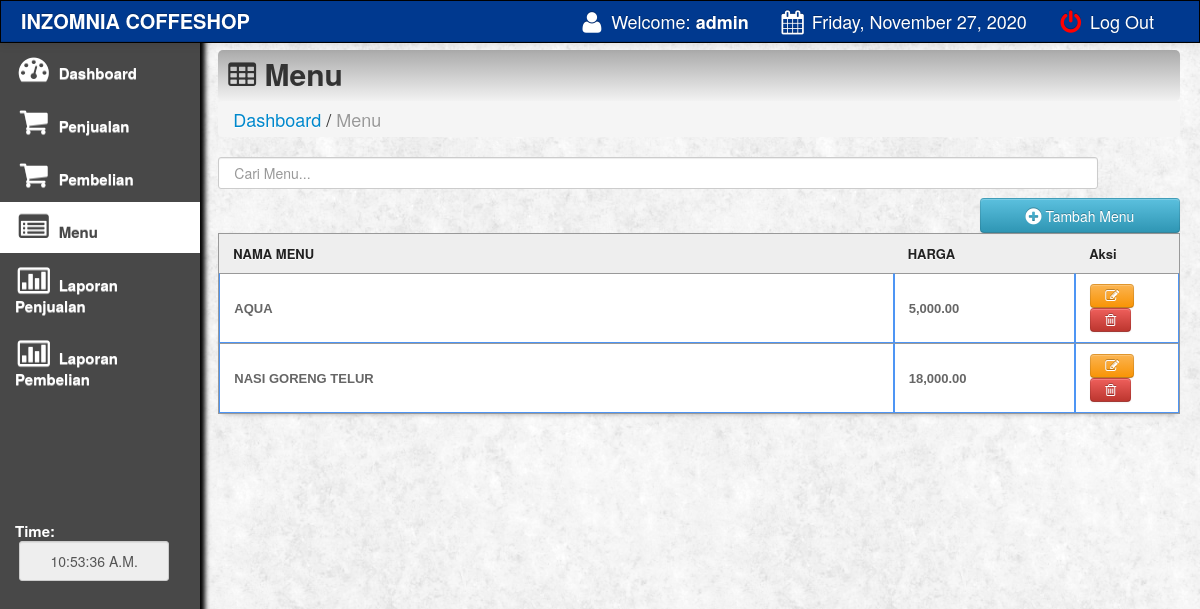
The page /main/products.php (signed in) on the database as committed earlier.
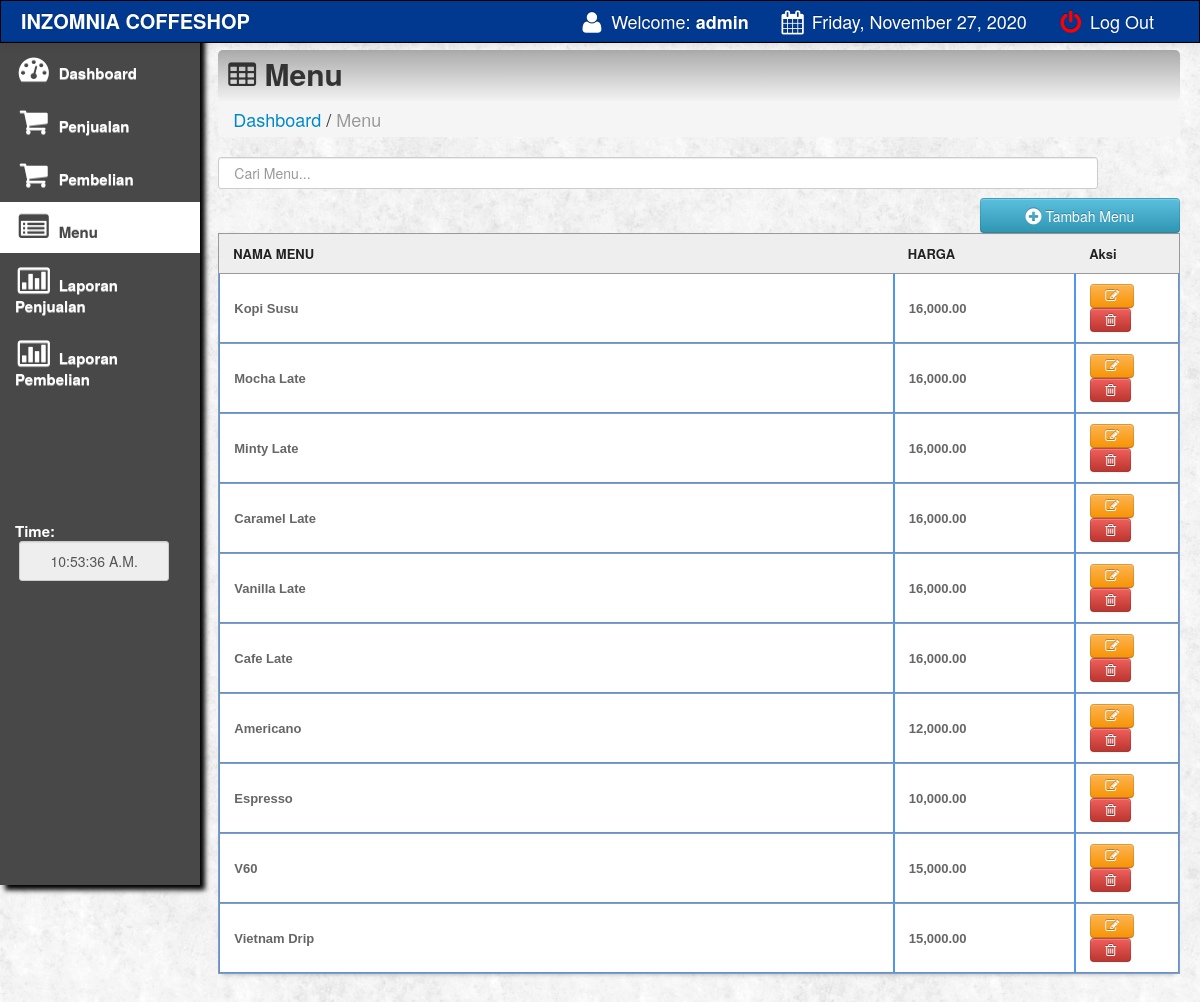
The same page on the database as committed later.
### tables this page shows
CREATE TABLE `products` (
  `product_id` int(11) NOT NULL,
  `product_code` varchar(50) NOT NULL,
  `price` int(20) NOT NULL,
  `user_id` int(11) NOT NULL
);

### main/products.php (the view, shortened to what this page needs)
<html>
	<head>
		<link href="css/bootstrapp1.css" rel="stylesheet">
   		<link rel="stylesheet" type="text/css" href="css/DT_bootstrap.css">
		<link rel="stylesheet" href="css/font-awesome.min.css">
    	<link href="css/bootstrap-responsive.css" rel="stylesheet">
		<link href="../style.css" media="screen" rel="stylesheet" type="text/css" />
		<link href="src/facebox.css" media="screen" rel="stylesheet" type="text/css" />
	</head>
		<?php
			$ayam = date("dmY").'-'.date("His");
			$finalcode='JL-'.$ayam;
		?>
	<body>
		<?php include('navfixed.php');?>
		<?php
			$position=$_SESSION['SESS_LAST_NAME'];
		if ($position=='admin') {
		?>
			<div class="container-fluid">
      		<div class="row-fluid">
				<div class="span2">
          			<div class="well sidebar-nav">
              			<ul class="nav nav-list">
             				<li ><a href="index.php"><i class="icon-dashboard icon-2x"></i> Dashboard </a></li>
							<li><a href="sales.php?id=cash&invoice=<?php echo $finalcode ?>"><i class="icon-shopping-cart icon-2x"></i> Penjualan</a>  </li>
							<li><a href="purchases.php?id=cash&invoice=<?php echo $finalcode ?>"><i class="icon-shopping-cart icon-2x"></i> Pembelian</a>  </li>
							<li class="active"><a href="products.php"><i class="icon-list-alt icon-2x"></i> Menu</a></li>
							<li><a href="salesreport.php?d1=0&d2=0"><i class="icon-bar-chart icon-2x"></i> Laporan Penjualan</a></li>
							<li><a href="purchasesreport.php?d1=0&d2=0"><i class="icon-bar-chart icon-2x"></i> Laporan Pembelian</a> </li>
							<br><br><br><br><br><br>
							<li>
			 					<div class="hero-unit-clock">
									<form name="clock">
										<font color="white">Time: <br></font>&nbsp;<input style="width:150px; height: 40px; text-align: center;" type="text" class="trans" name="face" value="" disabled>
									</form>
			  					</div>
							</li>
						</ul>
					</div>
        		</div>
        <?php } ?>
			<div class="span10">
				<div class="contentheader">
					<i class="icon-table"></i> Menu
				</div>
				<ul class="breadcrumb">
					<li><a href="index.php">Dashboard</a></li> /
					<li class="active">Menu</li>
				</ul>
				<input type="text" style="padding:15px; width:880px;" name="filter" value="" id="filter" placeholder="Cari Menu..." autocomplete="off" />
				<a rel="facebox" href="addproduct.php">
					<Button type="submit" class="btn btn-info" style="float:right; width:200px; height:35px;" /><i class="icon-plus-sign icon-large"></i> Tambah Menu</button>
				</a>
					<br><br>
				<table class="hoverTable" id="resultTable" data-responsive="table" style="text-align: left;">
					<thead>
						<tr>
							<th width="52%"> NAMA MENU</th>
							<th width="14%"> HARGA </th>
							<?php
								$position=$_SESSION['SESS_LAST_NAME'];
								if($position=='admin'){
								?>
							<th width="8%"> Aksi </th>
							<?php } else {}?>
						</tr>
					</thead>
					<tbody>
						<?php
							function formatMoney($number, $fractional=false) {
								if ($fractional) {
									$number = sprintf('%.2f', $number);
								}
								while (true) {
									$replaced = preg_replace('/(-?\d+)(\d\d\d)/', '$1,$2', $number);
									if ($replaced != $number) {
										$number = $replaced;
									} else {
										break;
									}
								}
								return $number;
							}
							include('../connect.php');
							$result = $db->prepare("SELECT * FROM products ORDER BY product_id DESC");
							$result->execute();
							for($i=0; $row = $result->fetch(); $i++){
							?>
							<td><?php echo $row['product_code']; ?></td>
							<td><?php
									$pprice=$row['price'];
									echo formatMoney($pprice, true);
								?>
							</td>
							<?php $position=$_SESSION['SESS_LAST_NAME'];
							if($position=='admin' ){
							?>
								<td>
									<a rel="facebox" title="Click to edit the menu" href="editproduct.php?id=<?php echo $row['product_id']; ?>">
										<button class="btn btn-warning"><i class="icon-edit"></i> </button>
									</a>
									<a rel="facebox" title="Click to delete the menu" href="hapusproduct.php?id=<?php echo $row['product_id']; ?>">
										<button class="btn btn-danger"><i class="icon-trash"></i> </button>
									</a>
								</td>
							<?php }
							?>
					<?php
					}
					?>
				</tbody>
			</table>
		</div>
		</div>
		</div>
	</body>
	<?php include('footer.php');?>
</html>

### main/navfixed.php (shortened to what this page needs)
<div class="navbar navbar-inverse navbar-fixed-top">
     <div class="navbar-inner">
       <div class="container-fluid">
         <a class="brand" href="#"><b style="line-height: 20px">INZOMNIA COFFESHOP</b></a>
         <div class="nav-collapse collapse">
           <ul class="nav pull-right">
             <li><a><i class="icon-user icon-large"></i> Welcome:<strong> <?php echo $_SESSION['SESS_LAST_NAME'];?></strong></a></li>
		 <li><a> <i class="icon-calendar icon-large"></i>
							<?php
							$Today = date('y:m:d',mktime());
							$new = date('l, F d, Y', strtotime($Today));
							echo $new;
							?>
			</a></li>
             <li><a href="../index.php"><font color="red"><i class="icon-off icon-large"></i></font> Log Out</a></li>
           </ul>
         </div>
       </div>
     </div>
   </div>

### main/footer.php (shortened to what this page needs)
<link href="vendors/chosen.min.css" rel="stylesheet" media="screen">

### style.css (style rules this page uses)
td a { color:darkblue; }
input { border: 1px solid #999; background: #EEEEEE; padding: 10px; box-shadow:0 1px 2px #ddd; -moz-box-shadow:0 1px 2px #ddd; -webkit-box-shadow:0 1px 2px #ddd; }
#filter { width: 70%; float:left; }
#resultTable { border-collapse: separate; background-color: #FFFFFF; border-spacing: 0; max-width: 100%; }
#resultTable { color: #666666; text-shadow: 0 1px 0 #FFFFFF; width: 100%; border: 1px solid #999999; box-shadow: 0 5px 5px -5px rgba(0, 0, 0, 0.3); margin-top: 13px; }
#resultTable thead tr th { background: none repeat scroll 0 0 #EEEEEE; color: #222222; padding: 10px 14px; text-align: left; border-top: 0 none; font-size: 13px; }
#resultTable tbody tr td { font: bold 13px 'Arial'; text-align: left; padding: 10px 14px; border-top: 1px solid #999999; }
#resultTable td { padding:7px; border:#4e95f4 1px solid; }
#resultTable tr { background: #fff; }

### main/products.php (style rules this page uses)
body { padding-top: 60px; padding-bottom: 40px; }
.sidebar-nav { padding: 9px 0; }

Rows that differ between the two databases and show on the page:
removed products: product_code "AQUA", price "5,000.00"
removed products: product_code "NASI GORENG TELUR", price "18,000.00"
added products: product_code "Kopi Susu", price "16,000.00"
added products: product_code "Mocha Late", price "16,000.00"
added products: product_code "Minty Late", price "16,000.00"
added products: product_code "Caramel Late", price "16,000.00"
added products: product_code "Vanilla Late", price "16,000.00"
added products: product_code "Cafe Late", price "16,000.00"
added products: product_code "Americano", price "12,000.00"
added products: product_code "Espresso", price "10,000.00"
added products: product_code "V60", price "15,000.00"
added products: product_code "Vietnam Drip", price "15,000.00"
